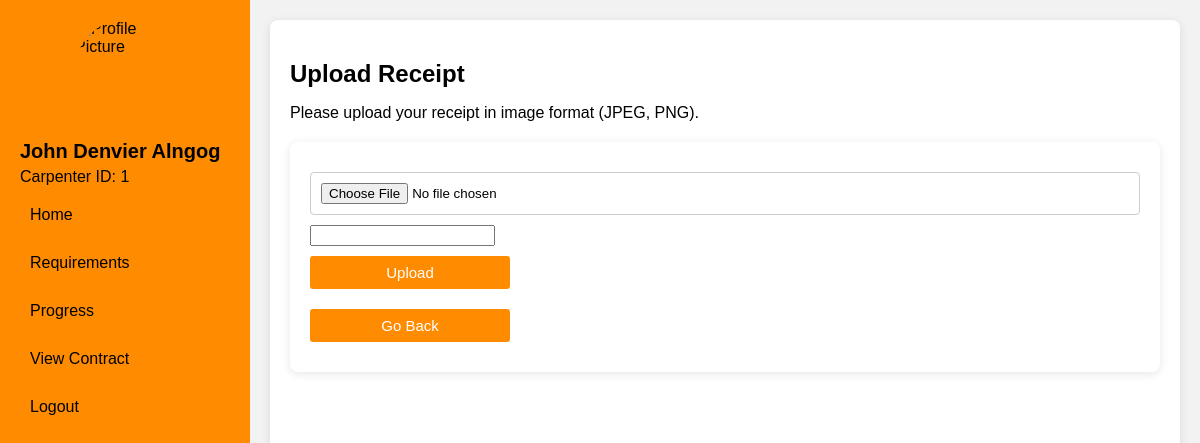
The page /purchase.php (signed in) on the database as committed earlier.
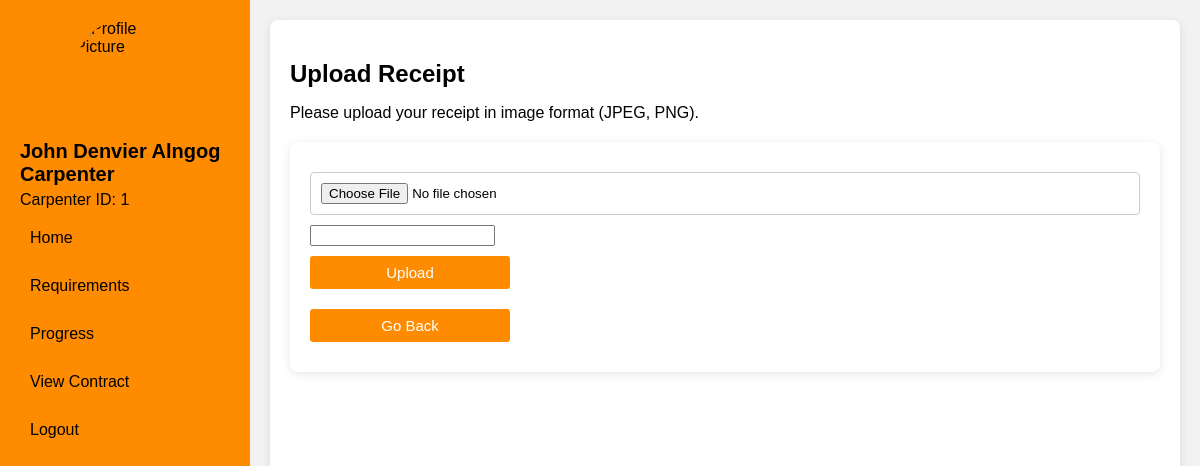
The same page on the database as committed later.
### tables this page shows
CREATE TABLE `carpenters` (
  `Carpenter_ID` int(11) NOT NULL,
  `First_Name` varchar(255) NOT NULL,
  `Last_Name` varchar(255) NOT NULL,
  `Phone_Number` bigint(11) NOT NULL,
  `Email` varchar(255) NOT NULL,
  `Address` varchar(255) NOT NULL,
  `Date_Of_Birth` date NOT NULL,
  `Experiences` varchar(255) NOT NULL,
  `Project_Completed` varchar(255) NOT NULL,
  `username` varchar(255) NOT NULL,
  `password` varchar(255) NOT NULL,
  `specialization` varchar(255) NOT NULL,
  `Photo` mediumblob NOT NULL
);

### purchase.php (the view, shortened to what this page needs)
<?php
    include('config.php');
    $carpenterId = $_SESSION['Carpenter_ID'];
    $query = "SELECT Photo, First_Name, Last_Name, Carpenter_ID FROM carpenters WHERE Carpenter_ID = ?";
    $stmt = $conn->prepare($query);
    $stmt->bind_param("i", $carpenterId);
    $stmt->execute();
    $result = $stmt->get_result();
    $carpenter = $result->fetch_assoc();
?>
<!DOCTYPE html>
<html lang="en">
<head>
    <link rel="stylesheet" href="https://cdnjs.cloudflare.com/ajax/libs/font-awesome/4.7.0/css/font-awesome.min.css">
</head>
<body>
    <div class="sidebar">
        <img src="<?php echo $_SESSION['Photo'] ?? 'default-profile.jpg'; ?>" alt="Profile Picture" class="profile-image">
        <h2><?php echo htmlspecialchars($carpenter['First_Name'] . ' ' . $carpenter['Last_Name']); ?></h2>
        <p>Carpenter ID: <?php echo htmlspecialchars($carpenter['Carpenter_ID']); ?></p>
        <a href="index.html">Home</a>
        <a href="requirements.php">Requirements</a>
        <a href="progress.php">Progress</a>
        <a href="contract.php">View Contract</a>
        <a href="logout.php">Logout</a>
    </div>
    <div class="main-content">
        <h2>Upload Receipt</h2>
        <p>Please upload your receipt in image format (JPEG, PNG).</p>
        <div class="upload-card">
            <form action="transaction.php" method="POST" enctype="multipart/form-data" id="upload-form">
                <input type="file" name="receipt" id="receipt-upload" accept="image/*" required>
                <input type="text" name="details" id="receipt-details" required>
                <br>
                <button type="submit" class="btn">Upload</button>
            </form>
            <button class="back-btn" onclick="history.back()">Go Back</button>
        </div>
    </div>
</body>
</html>

Rows that differ between the two databases and show on the page:
changed carpenters id 1: First_Name+Last_Name "John Denvier Alngog" → "John Denvier Alngog Carpenter"
